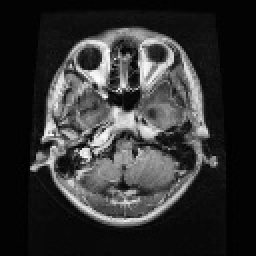
#> input picture archive/Grayproc/glioma/Te-glTr_0003.jpg, 128 x 128 px, found by its file name (shown 2 times larger); its folder holds only this picture in this run
$ python gratscalefeatureextract.py   (older library calls are emulated)
#> lines starting #> are read from the running program, lines starting #| are printed output that depends on the picture; after the words box and inside, x2 and y2 are one past the last pixel; in counts of white or black regions, pixels touching at a corner belong together
#!/usr/bin/env python3
# -*- coding: utf-8 -*-
"""
Created on Thu Aug  7 00:39:19 2025

@author: vuddameri
"""
import os
import numpy as np
import pandas as pd
import cv2
from skimage.feature import hog
from skimage.feature.texture import graycomatrix, graycoprops
from skimage.measure import shannon_entropy
import mahotas
from scipy.stats import skew, kurtosis
from tqdm import tqdm

# Path to your preprocessed grayscale images folder
dataset_path = "/home/vuddameri/Ameya/archive/Grayproc"  # change this

# GLCM parameters
GLCM_DISTANCES = [1]
GLCM_ANGLES = [0]

# Zernike moment parameters
ZERNIKE_RADIUS = 21
ZERNIKE_DEGREE = 8

features_list = []
labels_list = []
fnames = []
for class_label in tqdm(os.listdir(dataset_path), desc="Classes"):
    class_dir = os.path.join(dataset_path, class_label)
    if not os.path.isdir(class_dir):
        continue

    for fname in os.listdir(class_dir):
        if not fname.lower().endswith(('.png', '.jpg', '.jpeg', '.bmp')):
            continue
        fnames.append(fname)
        fpath = os.path.join(class_dir, fname)
        # Load grayscale image (already grayscale & resized)
        image = cv2.imread(fpath, cv2.IMREAD_GRAYSCALE)
#> image is the input picture: shape (128, 128); min 0, max 252, mean 50.1

        # --- HOG features ---
        hog_features = hog(image,
        orientations=9,            # Keep orientations at 9 or reduce if you want
        pixels_per_cell=(32, 32),  # Larger cells → fewer features
        cells_per_block=(2, 2),
        block_norm='L2-Hys',
        feature_vector=True
        )
#> hog_features = 324 values, max 0.268 at index 289, min 0.00251 at index 235, mean 0.144

        # --- Zernike moments ---
        # Threshold to binary image for Zernike moments
        _, binary = cv2.threshold(image, 0, 255, cv2.THRESH_BINARY + cv2.THRESH_OTSU)
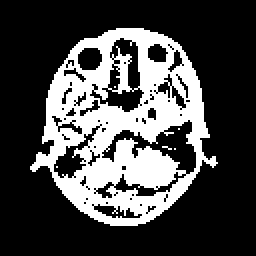
#> binary: shape (128, 128) (shown 2 times larger); 28.3% white; 6 white regions (5 under 20 px), largest, box (x1, y1, x2, y2) and area: (15, 14, 109, 113) 4626
#> (the run stopped early here; a loop or call above may not have finished)

$ run again, on archive/Grayproc/meningioma/Te-me_0100.jpg
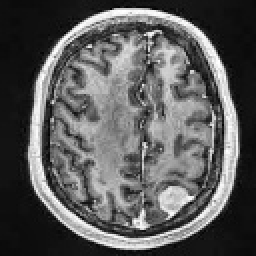
#> input picture archive/Grayproc/meningioma/Te-me_0100.jpg, 128 x 128 px, found by its file name (shown 2 times larger)
#> image is the input picture: shape (128, 128); min 0, max 255, mean 91.1
#> hog_features = 324 values, max 0.289 at index 216, min 0.0066 at index 6, mean 0.148
#> `_, binary = cv2.threshold(image, 0, 255, cv2.THRESH_BINARY + cv2.THRES..`:
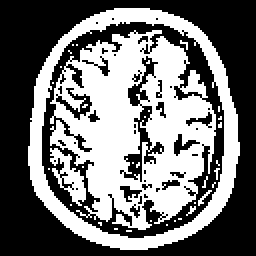
#> binary: shape (128, 128) (shown 2 times larger); 45.1% white; 35 white regions (32 under 20 px), largest, box (x1, y1, x2, y2) and area: (25, 15, 108, 115) 4760, (14, 4, 120, 125) 2299, (25, 74, 43, 103) 220

$ run again, on archive/Grayproc/glioma/Te-gl_0062.jpg
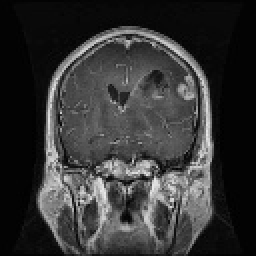
#> input picture archive/Grayproc/glioma/Te-gl_0062.jpg, 128 x 128 px, found by its file name (shown 2 times larger)
#> image is the input picture: shape (128, 128); min 0, max 234, mean 52.8
#> hog_features = 324 values, max 0.318 at index 11, min 0.00333 at index 193, mean 0.146
#> `_, binary = cv2.threshold(image, 0, 255, cv2.THRESH_BINARY + cv2.THRES..`:
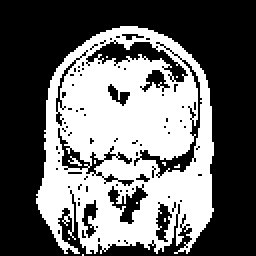
#> binary: shape (128, 128) (shown 2 times larger); 41% white; 11 white regions (10 under 20 px), largest, box (x1, y1, x2, y2) and area: (18, 13, 107, 127) 6681
